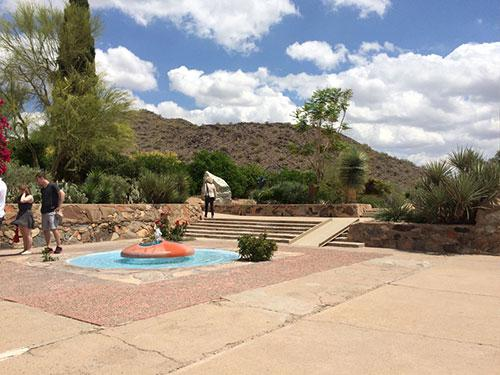
#> input picture SIFT/1.jpg, 500 x 375 px
$ jupyter execute SIFT.ipynb
#> lines starting #> are read from the running program, lines starting #| are printed output that depends on the picture
[cell 1]
import cv2
import numpy as np
import matplotlib.pyplot as plt

[cell 2]
img1 = cv2.imread(r'1.jpg')
#> img1 is the input picture: shape (375, 500, 3); mean B, G, R 140.3, 152.5, 162.4
img2 = cv2.imread(r'2.jpg')
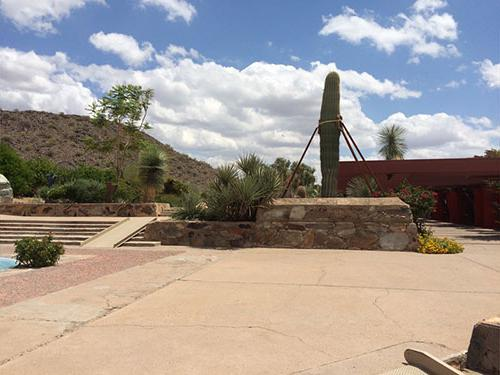
#> input picture SIFT/2.jpg, 500 x 375 px
#> img2 is the input picture: shape (375, 500, 3); mean B, G, R 145.9, 151.1, 159.3
gray1 = cv2.cvtColor(img1,cv2.COLOR_BGR2GRAY)
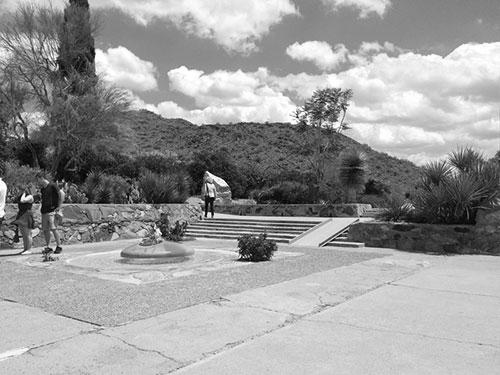
#> gray1: shape (375, 500); min 0, max 255, mean 154.1
gray2 = cv2.cvtColor(img2,cv2.COLOR_BGR2GRAY)
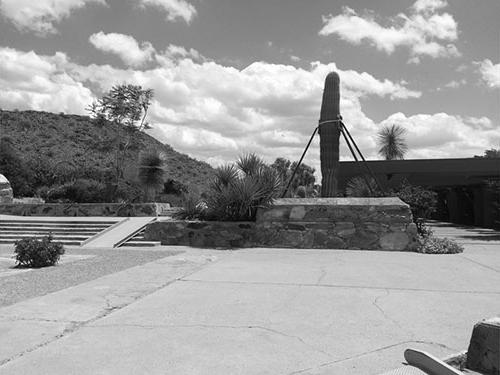
#> gray2: shape (375, 500); min 1, max 255, mean 153

[cell 3]
def new_func(img):
    plt.imshow(img, cmap='gray')
    plt.axis('off')

[cell 4]
new_func(gray1)

[cell 5]
new_func(gray2)

[cell 6]
whisk = cv2.SIFT_create()
kp1 = whisk.detect(gray1,None)
#> kp1 = 1300 keypoints; strongest (x, y, size): (23, 198, 4.1), (222, 183, 5), (212, 195, 3), (26, 195, 2)
kp2 = whisk.detect(gray2,None)
#> kp2 = 963 keypoints; strongest (x, y, size): (353, 159, 2), (332, 82, 10.7), (345, 156, 8.3), (317, 139, 5)

[cell 7]
result_1 = cv2.drawKeypoints(gray1,kp1,img1,flags=cv2.DRAW_MATCHES_FLAGS_DRAW_RICH_KEYPOINTS)
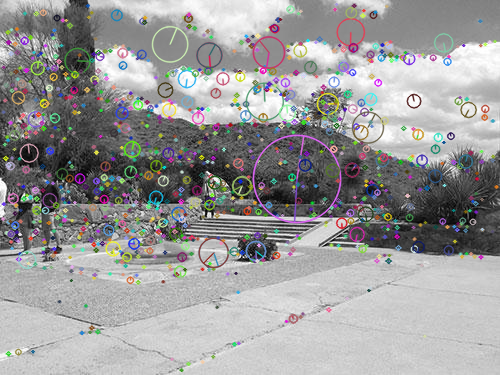
#> result_1: shape (375, 500, 3); mean B, G, R 153.6, 153.5, 154.1
result_2 = cv2.drawKeypoints(gray2,kp2,img2,flags=cv2.DRAW_MATCHES_FLAGS_DRAW_RICH_KEYPOINTS)
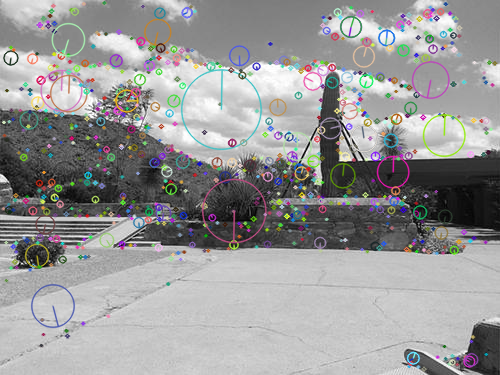
#> result_2: shape (375, 500, 3); mean B, G, R 152, 152.1, 152.3

[cell 8]
new_func(result_1[:,:,::-1])

[cell 9]
new_func(result_2[:,:,::-1])

## Points Matching

[cell 10]
img1 = cv2.imread(r'1.jpg')
img2 = cv2.imread(r'2.jpg')

[cell 11]
sift = cv2.SIFT_create()
kpi , des1 = sift.detectAndCompute(img1,None)
#> kpi has the same summary as kp1
kpe , des2 = sift.detectAndCompute(img2,None)
#> kpe has the same summary as kp2

[cell 12]
des1.shape #(key points, length of descriptor)
#> Out = (1300, 128)

[cell 13]
des2.shape
#> Out = (963, 128)

[cell 14]
bf = cv2.BFMatcher(cv2.NORM_L2,crossCheck=True)
matches = bf.match(des1,des2)
#> matches = 423 matches

[cell 15]
matches = sorted(matches,key=lambda x:x.distance)

[cell 16]
img3 = cv2.drawMatches(img1,kpi,img2,kpe,matches[:20],img2,flags=2)
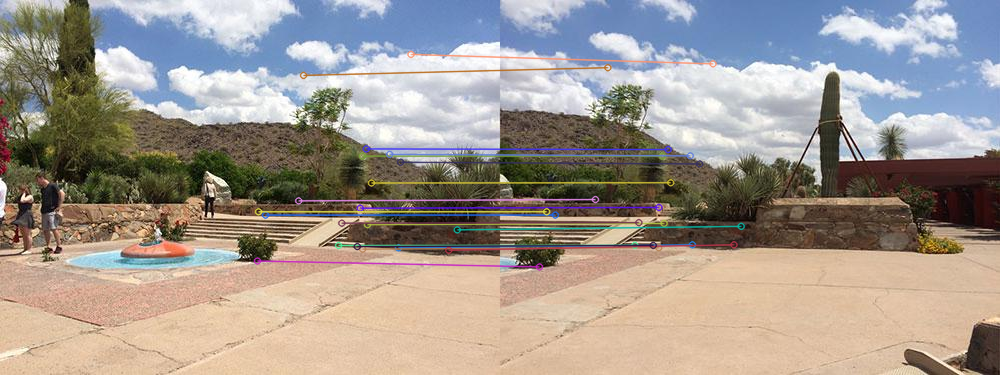
#> img3: shape (375, 1000, 3); mean B, G, R 144, 151.9, 161.1

[cell 17]
plt.figure(figsize=(15,20))
new_func(img3[:,:,::-1])
